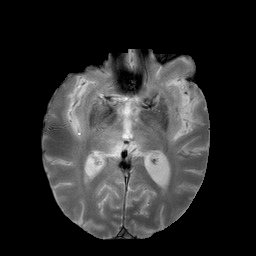
#> input picture project_images/segmented_image.png, 256 x 256 px, found by its file name
$ python img_equ_opencv.py
#> lines starting #> are read from the running program, lines starting #| are printed output that depends on the picture
import cv2
import numpy as np
import matplotlib.pyplot as plt

img = cv2.imread('project_images/segmented_image.png',0)
#> img is the input picture: shape (256, 256); min 0, max 255, mean 43.4
equ = cv2.equalizeHist(img)
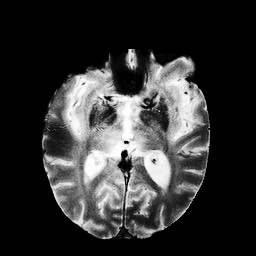
#> equ: shape (256, 256); min 0, max 255, mean 50.6
res = np.hstack((img,equ))
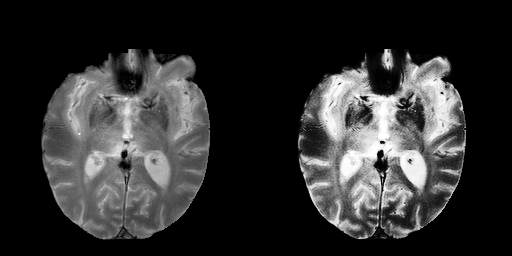
#> res: shape (256, 512); min 0, max 255, mean 47
cv2.imwrite('project_images/img_equ_opencv.png',equ)

'''
# Check the Histograms
im = cv2.imread('MRI_Brain_Image_Example.jpg')
# calculate mean value from RGB channels and flatten to 1D array
vals = im.mean(axis=2).flatten()
# plot histogram with 255 bins
b, bins, patches = plt.hist(vals, 255)
plt.xlim([0,255])
plt.savefig('project_images/im_histogram.png')
plt.show()

vals = equ.mean(axis=1).flatten()
# plot histogram with 255 bins
b, bins, patches = plt.hist(vals, 255)
plt.xlim([0,255])
plt.savefig('project_images/equ_histogram.png')

im = cv2.imread('project_images/im_histogram.png')
equ = cv2.imread('project_images/equ_histogram.png')
res = np.hstack((im,equ))
cv2.imwrite('project_images/img_equ_opencv_hist.png',res)
'''
